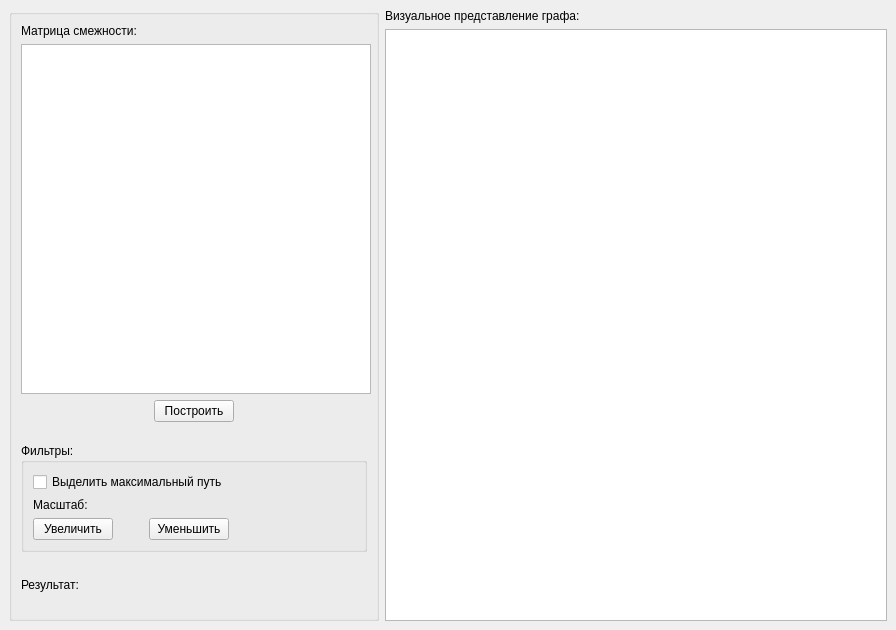
<?xml version="1.0" encoding="UTF-8"?>
<ui version="4.0">
 <class>MainWindow</class>
 <widget class="QMainWindow" name="MainWindow">
  <property name="geometry">
   <rect>
    <x>0</x>
    <y>0</y>
    <width>896</width>
    <height>630</height>
   </rect>
  </property>
  <property name="windowTitle">
   <string>Нахождение максимального пути</string>
  </property>
  <widget class="QWidget" name="centralwidget">
   <layout class="QHBoxLayout" name="horizontalLayout">
    <item>
     <widget class="QGroupBox" name="groupBox">
      <property name="maximumSize">
       <size>
        <width>370</width>
        <height>16777215</height>
       </size>
      </property>
      <property name="title">
       <string/>
      </property>
      <layout class="QVBoxLayout" name="verticalLayout">
       <item>
        <widget class="QLabel" name="label">
         <property name="text">
          <string>Матрица смежности:</string>
         </property>
        </widget>
       </item>
       <item>
        <widget class="QPlainTextEdit" name="plainTextEdit">
         <property name="minimumSize">
          <size>
           <width>350</width>
           <height>350</height>
          </size>
         </property>
         <property name="maximumSize">
          <size>
           <width>350</width>
           <height>350</height>
          </size>
         </property>
         <property name="lineWrapMode">
          <enum>QPlainTextEdit::NoWrap</enum>
         </property>
        </widget>
       </item>
       <item>
        <layout class="QHBoxLayout" name="horizontalLayout_2">
         <property name="sizeConstraint">
          <enum>QLayout::SetDefaultConstraint</enum>
         </property>
         <property name="leftMargin">
          <number>0</number>
         </property>
         <property name="topMargin">
          <number>0</number>
         </property>
         <item>
          <spacer name="horizontalSpacer_2">
           <property name="orientation">
            <enum>Qt::Horizontal</enum>
           </property>
           <property name="sizeHint" stdset="0">
            <size>
             <width>40</width>
             <height>20</height>
            </size>
           </property>
          </spacer>
         </item>
         <item>
          <widget class="QPushButton" name="calculateButton">
           <property name="text">
            <string>Построить</string>
           </property>
          </widget>
         </item>
         <item>
          <spacer name="horizontalSpacer">
           <property name="orientation">
            <enum>Qt::Horizontal</enum>
           </property>
           <property name="sizeType">
            <enum>QSizePolicy::Expanding</enum>
           </property>
           <property name="sizeHint" stdset="0">
            <size>
             <width>40</width>
             <height>20</height>
            </size>
           </property>
          </spacer>
         </item>
        </layout>
       </item>
       <item>
        <spacer name="verticalSpacer_2">
         <property name="orientation">
          <enum>Qt::Vertical</enum>
         </property>
         <property name="sizeType">
          <enum>QSizePolicy::Fixed</enum>
         </property>
         <property name="sizeHint" stdset="0">
          <size>
           <width>20</width>
           <height>15</height>
          </size>
         </property>
        </spacer>
       </item>
       <item>
        <widget class="QGroupBox" name="groupBox_2">
         <property name="title">
          <string>Фильтры:</string>
         </property>
         <layout class="QVBoxLayout" name="verticalLayout_3">
          <item>
           <widget class="QCheckBox" name="is_visible_path">
            <property name="text">
             <string>Выделить максимальный путь</string>
            </property>
           </widget>
          </item>
          <item>
           <widget class="QLabel" name="label_4">
            <property name="text">
             <string>Маcштаб:</string>
            </property>
           </widget>
          </item>
          <item>
           <layout class="QHBoxLayout" name="horizontalLayout_4">
            <property name="topMargin">
             <number>0</number>
            </property>
            <item>
             <widget class="QPushButton" name="increase">
              <property name="text">
               <string>Увеличить</string>
              </property>
             </widget>
            </item>
            <item>
             <spacer name="horizontalSpacer_4">
              <property name="orientation">
               <enum>Qt::Horizontal</enum>
              </property>
              <property name="sizeType">
               <enum>QSizePolicy::Fixed</enum>
              </property>
              <property name="sizeHint" stdset="0">
               <size>
                <width>30</width>
                <height>0</height>
               </size>
              </property>
             </spacer>
            </item>
            <item>
             <widget class="QPushButton" name="reduce">
              <property name="text">
               <string>Уменьшить</string>
              </property>
             </widget>
            </item>
            <item>
             <spacer name="horizontalSpacer_5">
              <property name="orientation">
               <enum>Qt::Horizontal</enum>
              </property>
              <property name="sizeHint" stdset="0">
               <size>
                <width>40</width>
                <height>20</height>
               </size>
              </property>
             </spacer>
            </item>
           </layout>
          </item>
         </layout>
        </widget>
       </item>
       <item>
        <spacer name="verticalSpacer_3">
         <property name="orientation">
          <enum>Qt::Vertical</enum>
         </property>
         <property name="sizeType">
          <enum>QSizePolicy::Fixed</enum>
         </property>
         <property name="sizeHint" stdset="0">
          <size>
           <width>20</width>
           <height>20</height>
          </size>
         </property>
        </spacer>
       </item>
       <item>
        <layout class="QHBoxLayout" name="horizontalLayout_3">
         <property name="topMargin">
          <number>0</number>
         </property>
         <item>
          <widget class="QLabel" name="label_2">
           <property name="maximumSize">
            <size>
             <width>60</width>
             <height>16777215</height>
            </size>
           </property>
           <property name="text">
            <string>Результат: </string>
           </property>
          </widget>
         </item>
         <item>
          <widget class="QLabel" name="label_for_result">
           <property name="text">
            <string/>
           </property>
          </widget>
         </item>
        </layout>
       </item>
       <item>
        <spacer name="verticalSpacer">
         <property name="orientation">
          <enum>Qt::Vertical</enum>
         </property>
         <property name="sizeType">
          <enum>QSizePolicy::MinimumExpanding</enum>
         </property>
         <property name="sizeHint" stdset="0">
          <size>
           <width>0</width>
           <height>0</height>
          </size>
         </property>
        </spacer>
       </item>
      </layout>
     </widget>
    </item>
    <item>
     <layout class="QVBoxLayout" name="verticalLayout_2">
      <property name="leftMargin">
       <number>0</number>
      </property>
      <item>
       <widget class="QLabel" name="label_3">
        <property name="text">
         <string>Визуальное представление графа:</string>
        </property>
       </widget>
      </item>
      <item>
       <widget class="QGraphicsView" name="graphicsView">
        <property name="minimumSize">
         <size>
          <width>500</width>
          <height>500</height>
         </size>
        </property>
        <property name="verticalScrollBarPolicy">
         <enum>Qt::ScrollBarAsNeeded</enum>
        </property>
        <property name="horizontalScrollBarPolicy">
         <enum>Qt::ScrollBarAsNeeded</enum>
        </property>
       </widget>
      </item>
     </layout>
    </item>
   </layout>
  </widget>
 </widget>
 <resources/>
 <connections/>
</ui>
